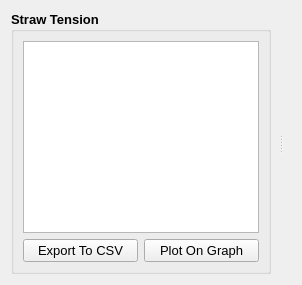
          <widget class="QWidget" name="strawTab">
           <attribute name="title">
            <string>Straws</string>
           </attribute>
           <layout class="QGridLayout" name="gridLayout_25">
            <item row="0" column="0">
             <widget class="QSplitter" name="splitter_2">
              <property name="orientation">
               <enum>Qt::Horizontal</enum>
              </property>
              <property name="handleWidth">
               <number>20</number>
              </property>
              <widget class="QGroupBox" name="strawTensionBox_2">
               <property name="minimumSize">
                <size>
                 <width>0</width>
                 <height>0</height>
                </size>
               </property>
               <property name="maximumSize">
                <size>
                 <width>500</width>
                 <height>16777215</height>
                </size>
               </property>
               <property name="font">
                <font>
                 <pointsize>10</pointsize>
                 <weight>75</weight>
                 <bold>true</bold>
                </font>
               </property>
               <property name="title">
                <string>Straw Tension</string>
               </property>
               <layout class="QGridLayout" name="gridLayout_24">
                <item row="0" column="0" colspan="2">
                 <widget class="QListWidget" name="strawListWidget_2">
                  <property name="font">
                   <font>
                    <pointsize>8</pointsize>
                    <weight>50</weight>
                    <bold>false</bold>
                   </font>
                  </property>
                 </widget>
                </item>
                <item row="2" column="0">
                 <widget class="QPushButton" name="strawExportButton_2">
                  <property name="font">
                   <font>
                    <pointsize>10</pointsize>
                    <weight>50</weight>
                    <bold>false</bold>
                   </font>
                  </property>
                  <property name="text">
                   <string>Export To CSV</string>
                  </property>
                 </widget>
                </item>
                <item row="2" column="1">
                 <widget class="QPushButton" name="strawPlotButton_2">
                  <property name="font">
                   <font>
                    <pointsize>10</pointsize>
                    <weight>50</weight>
                    <bold>false</bold>
                   </font>
                  </property>
                  <property name="text">
                   <string>Plot On Graph</string>
                  </property>
                 </widget>
                </item>
               </layout>
              </widget>
              <widget class="QWidget" name="layoutWidget_2">
               <layout class="QVBoxLayout" name="strawGraphLayout"/>
              </widget>
             </widget>
            </item>
           </layout>
          </widget>
